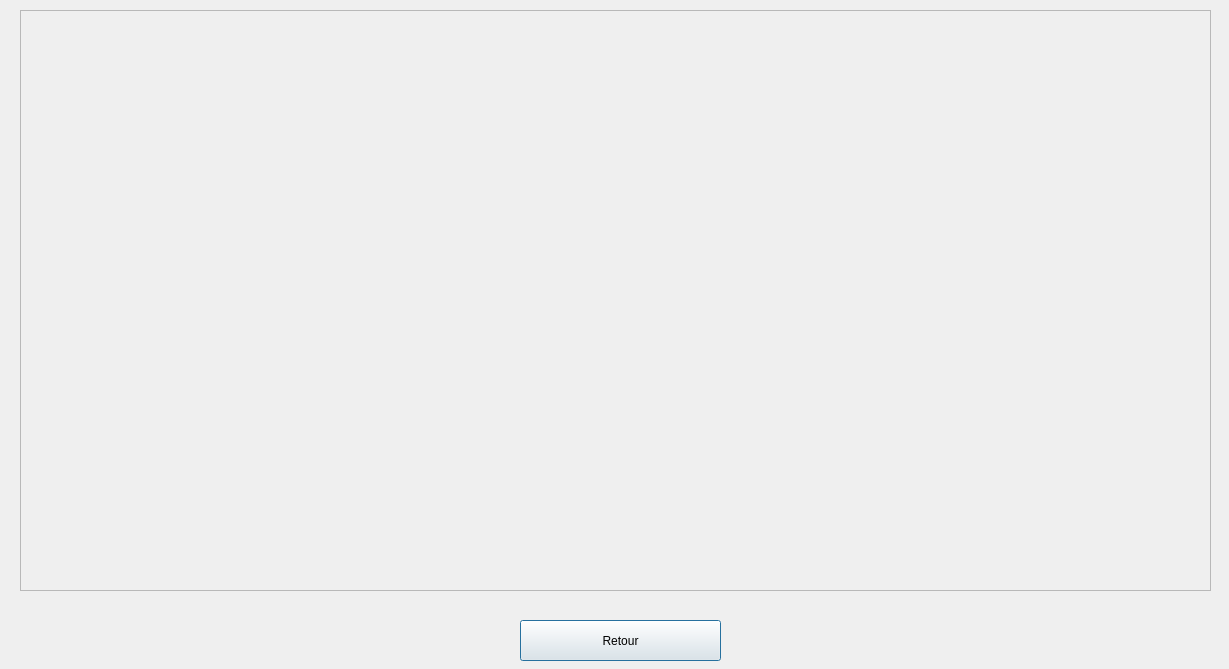
<?xml version="1.0" encoding="UTF-8"?>
<ui version="4.0">
 <class>DetailsWindow</class>
 <widget class="QDialog" name="DetailsWindow">
  <property name="geometry">
   <rect>
    <x>0</x>
    <y>0</y>
    <width>1229</width>
    <height>669</height>
   </rect>
  </property>
  <property name="windowTitle">
   <string>Dialog</string>
  </property>
  <widget class="QPushButton" name="returnButton">
   <property name="geometry">
    <rect>
     <x>520</x>
     <y>620</y>
     <width>201</width>
     <height>41</height>
    </rect>
   </property>
   <property name="text">
    <string>Retour</string>
   </property>
  </widget>
  <widget class="QFrame" name="frame">
   <property name="geometry">
    <rect>
     <x>20</x>
     <y>10</y>
     <width>1191</width>
     <height>581</height>
    </rect>
   </property>
   <property name="frameShape">
    <enum>QFrame::StyledPanel</enum>
   </property>
   <property name="frameShadow">
    <enum>QFrame::Raised</enum>
   </property>
  </widget>
 </widget>
 <resources/>
 <connections/>
</ui>
